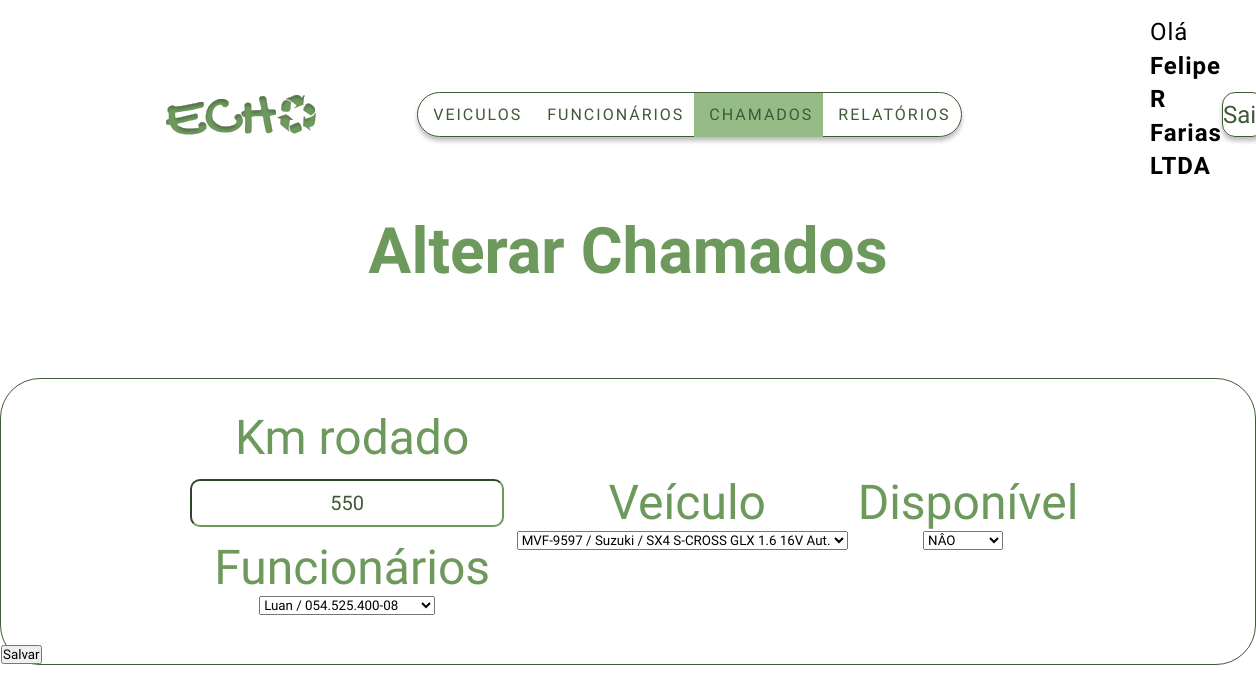
/Chamados/alterar/19 (signed in), run on the app's committed database.
### tables this page shows
CREATE TABLE `chamados` (
  `id` int(11) NOT NULL,
  `km_rodado` double NOT NULL,
  `data` date NOT NULL,
  `funcionario_id` int(11) NOT NULL,
  `veiculo_id` int(11) NOT NULL,
  `usuario_id` int(11) NOT NULL,
  `disponivel` char(1) NOT NULL DEFAULT 'N'
);

CREATE TABLE `funcionarios` (
  `id` int(11) NOT NULL,
  `nome` varchar(45) NOT NULL,
  `cpf` varchar(45) NOT NULL,
  `usuario_id` int(11) NOT NULL
);

CREATE TABLE `veiculos` (
  `id` int(11) NOT NULL,
  `placa` varchar(45) NOT NULL,
  `modelo` varchar(45) NOT NULL,
  `marca` varchar(45) NOT NULL,
  `autonomia` varchar(45) NOT NULL,
  `usuario_id` int(11) NOT NULL
);

### App/Controllers/Controller.php (called while the page is built, shortened)
<?php
abstract class Controllers {
    protected final function view(string $_name, array $vars = []) {
        $_filename = $_SERVER["DOCUMENT_ROOT"]."/App/Views/Pages/{$_name}.php";
        include_once $_filename;
    }
}

### App/Controllers/ChamadosControllers.php (called while the page is built, shortened)
<?php
include ("Controller.php");
class ChamadosControllers extends \Controllers
{
    function __construct()
    {
        $this->nameController = "Chamados";
    }
    public function alterar($id)
    {
        $model = new Chamado();
        $getById = $model->getById($id);
        $modelVeiculo = new Veiculo();
        $modelFuncionario = new Funcionario();
        return self::view(
            "Auth/$this->nameController/alterar",
            [
                "getVeiculos"=>$modelVeiculo->index(),
                "getFuncionarios"=>$modelFuncionario->index(),
                "getById"=>$getById,
                "nameController"=>$this->nameController
            ]);
    }
}

### Core/Router.php (called while the page is built, shortened)
<?php
    class Router{
        private $controller = 'Site';
        private $method = 'home';
        public function __construct(){
            $router = $this->url();
           if(file_exists('App/Controllers/' . ucfirst($router[0]) . 'Controllers.php')):
               $this->controller = $router[0];
               unset($router[0]);
            endif;
           $class = "\\App\\Controllers\\" . ucfirst($this->controller)."Controllers";
           $object = new $class;
           if(isset($router[1]) and method_exists($class, $router[1])):
                $this->method = $router[1];
                unset($router[1]);
                endif;
           $this->param = $router ? array_values($router) : [];
           call_user_func_array([$object, $this->method], $this->param);
        }
        public function url(){
            $url = explode("/", filter_input(INPUT_GET, 'router', FILTER_SANITIZE_URL));
            return $url;
        }
    }
?>

### Index.php (called while the page is built, shortened)
<?php
$router = new Router;

### App/Models/Chamado.php (called while the page is built, shortened)
<?php
class Chamado extends Connection
{
    private $nome_table;
    function __construct()
    {
        $this->nome_table = "chamados";
    }
    public function getById($id)
    {
        $conn = $this->connect();
        $sql = "select * from $this->nome_table where id=$id";
        $stmt = $conn->prepare($sql);
        $stmt->execute();
        $result = $stmt->fetch();
        if ($result == true) {
            return $result;
        }else{
            return false;
        }
    }
}

### App/Models/Funcionario.php (called while the page is built, shortened)
<?php
class Funcionario extends Connection
{
    private $nome_table;
    function __construct()
    {
        $this->login_id = $_SESSION["usuario"]["id"];
        $this->nome_table = "funcionarios";
    }
    public function index($nome=null,$cpf=null)
    {
        $conn = $this->connect();
        $sql = "select * from $this->nome_table WHERE `usuario_id`=$this->login_id";
        $stmt = $conn->prepare($sql);
        $stmt->execute();
        $result = $stmt->fetchAll();
        if ($result == true) {
            return $result;
        }else{
            return false;
        }
    }
}

### App/Models/Veiculo.php (called while the page is built, shortened)
<?php
class Veiculo extends Connection
{
    private $nome_table;
    function __construct()
    {
        $this->login_id = $_SESSION["usuario"]["id"];
        $this->nome_table = "veiculos";
    }
    public function index($placa=null,$modelo=null,$marca=null,$autonomia=null)
    {
        $conn = $this->connect();
        $sql = "select * from $this->nome_table WHERE `usuario_id`=$this->login_id";
        $stmt = $conn->prepare($sql);
        $stmt->execute();
        $result = $stmt->fetchAll();
        if ($result == true) {
            return $result;
        }else{
            return false;
        }
    }
}

### App/Views/Pages/Auth/Chamados/alterar.php (the view, shortened to what this page needs)
<?php
include($_SERVER["DOCUMENT_ROOT"] . "/App/Views/Pages/Auth/header.php");
include($_SERVER["DOCUMENT_ROOT"] . "/App/Views/Pages/Auth/Element/nav-menu-autenticado.php");
?>
    <h1 class="title">Alterar <?php echo $vars["nameController"];?></h1>
    <a style="color: white;" href='/<?php echo $vars["nameController"];?>/index'><span class="btncrud">< Voltar</span></a>
    <form action="/<?php echo $vars["nameController"];?>/alterar/<?php echo $vars["getById"]["id"];?>" method="POST">
        <section class="formulario">
            <div class="inputs">
                <div class="input-row">
                    <label for="">Km rodado</label>
                    <input autocomplete="off" name="km_rodado" type="text" value="<?php echo $vars["getById"]["km_rodado"];?>" placeholder="Digite Km rodado" required>
                    <label for="">Funcionários</label>
                    <select name="funcionario_id" required>
                        <?php foreach ($vars["getFuncionarios"] as $linha) : ?>
                            <option value="<?php echo $linha["id"];?>" <?php if($linha["id"] && $vars["getById"]["funcionario_id"]) echo "selected"; ?>><?php echo $linha["nome"];?> / <?php echo $linha["cpf"];?></option>
                        <?php endforeach; ?>
                    </select>
                </div>
                <div class="input-row">
                    <label for="">Veículo</label>
                    <select name="veiculo_id" required>
                        <?php foreach ($vars["getVeiculos"] as $linha) : ?>
                            <option value="<?php echo $linha["id"];?>" <?php if($linha["id"] && $vars["getById"]["veiculo_id"]) echo "selected"; ?>><?php echo $linha["placa"];?> / <?php echo $linha["marca"];?> / <?php echo $linha["modelo"];?></option>
                        <?php endforeach; ?>
                    </select>
                </div>
                <div class="input-row">
                    <label for="">Disponível</label>
                    <select name="disponivel" required>
                        <option value="N" <?php if($vars["getById"]["disponivel"]=="N") echo "selected";?>>NÂO</option>
                    </select>
                </div>
            </div>
            <input type="submit" value="Salvar" class="btncrud" />
        </section>
    </form>
<?php include($_SERVER["DOCUMENT_ROOT"] . "/App/Views/Pages/Auth/footer.php"); ?>

### public/assets/css/style.css (style rules this page uses)
*, *::after, *::before { margin: 0; padding: 0; -webkit-box-sizing: border-box; box-sizing: border-box; font-family: 'Signika',sans-serif; }
body { width: 100%; height: 100vh; background-color: #FFFFFF; }
a { text-decoration: none; color: #000000; }
.input-row { display: -webkit-box; display: -ms-flexbox; display: flex; -webkit-box-orient: horizontal; -webkit-box-direction: normal; -ms-flex-direction: row; flex-direction: row; -webkit-box-align: end; -ms-flex-align: end; align-items: flex-end; }
h1 { margin-bottom: 10px; font-size: 48px; }
.formulario { max-width: 1440px; border: 1px solid #405936; position: relative; margin-left: auto; margin-right: auto; margin-top: 5vh; border-radius: 40px; background-color: #FFFFFF; z-index: 1; }
.title { font-size: 64px; color: #6D995D; text-align: center; -webkit-box-align: center; -ms-flex-align: center; align-items: center; }
.input-row { display: -webkit-box; display: -ms-flexbox; display: flex; -webkit-box-orient: vertical; -webkit-box-direction: normal; -ms-flex-direction: column; flex-direction: column; -webkit-box-align: center; -ms-flex-align: center; align-items: center; font-size: 48px; color: #6D995D; }
.input-row input { width: 25vw; height: 6vh; margin: 1vw; border-radius: 10px; border-color: #6D995D; font-size: 20px; text-align: center; color: #405936; }
.input-row input::placeholder { font-size: 20px; text-align: center; }
.inputs { display: -webkit-box; display: -ms-flexbox; display: flex; -webkit-box-pack: center; -ms-flex-pack: center; justify-content: center; -webkit-box-align: center; -ms-flex-align: center; align-items: center; margin-top: 30px; }
.inputs label { margin-left: 10px; }
.btncrud { display: -webkit-box; display: -ms-flexbox; display: flex; -webkit-box-pack: center; -ms-flex-pack: center; justify-content: center; -webkit-box-align: center; -ms-flex-align: center; align-items: center; margin-top: 30px; }

### data on the page
chamados: km_rodado "550", funcionario_id "Luan / 054.525.400-08", veiculo_id "MVF-9597 / Suzuki / SX4 S-CROSS GLX 1.6 16V Aut.", disponivel "NÂO"

### other printed values
$_SESSION["usuario"]["razao_social"] "Felipe R Farias LTDA"
$vars["nameController"] "Chamados"
